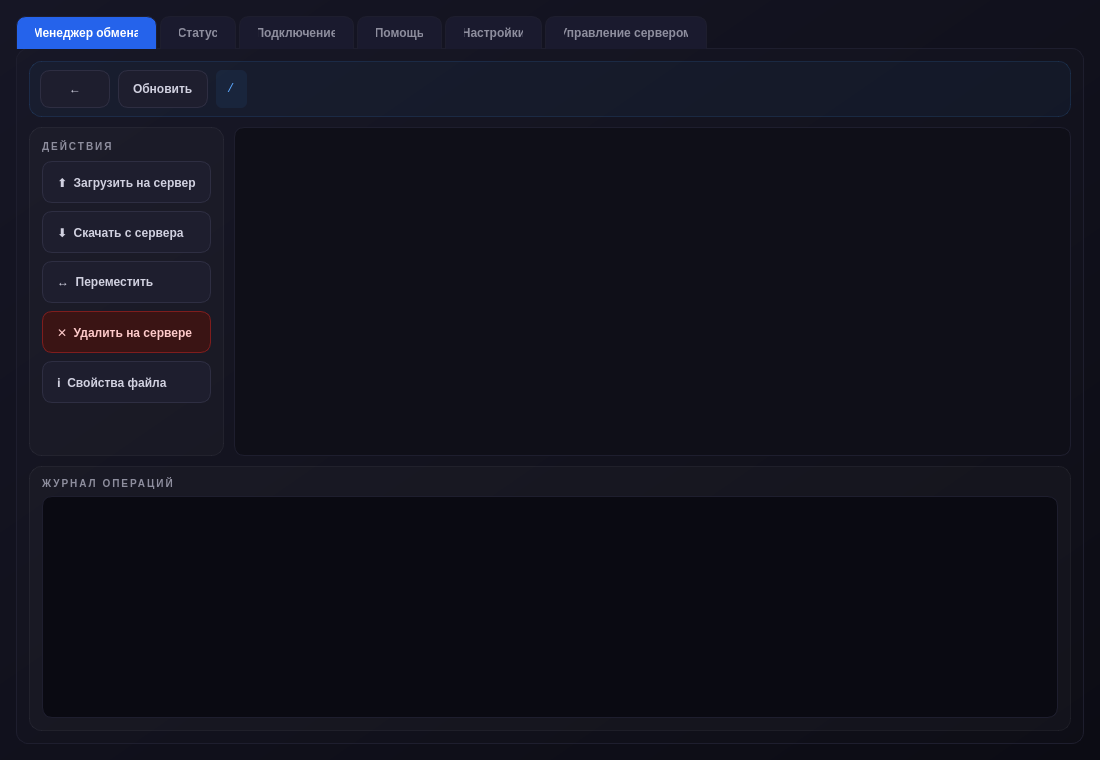
<?xml version="1.0" encoding="UTF-8"?>
<ui version="4.0">
 <class>HTTPserverForm</class>
 <widget class="QWidget" name="HTTPserverForm">
  <property name="geometry">
   <rect>
    <x>0</x>
    <y>0</y>
    <width>1100</width>
    <height>760</height>
   </rect>
  </property>
  <property name="windowTitle">
   <string>ARDA — Управление сервером</string>
  </property>
  <property name="styleSheet">
   <string notr="true">
    QWidget#HTTPserverForm {
        background: qlineargradient(x1:0, y1:0, x2:1, y2:1, stop:0 #161625, stop:1 #0c0c14);
        font-family: "Segoe UI", sans-serif;
        font-size: 10pt;
        color: #d1d1e0;
    }

    QFrame#topBar      { background-color: rgba(51,144,236,0.05); border: 1px solid rgba(51,144,236,0.15); border-radius: 12px; }
    QFrame#actionsPanel{ background-color: rgba(255,255,255,0.02); border: 1px solid rgba(255,255,255,0.05); border-radius: 12px; }
    QFrame#logPanel    { background-color: rgba(255,255,255,0.02); border: 1px solid rgba(255,255,255,0.05); border-radius: 12px; }
    QFrame#statusCard  { background-color: rgba(34,197,94,0.05);  border: 1px solid rgba(34,197,94,0.15);  border-radius: 14px; }
    QFrame#progressCard{ background-color: rgba(255,255,255,0.02); border: 1px solid rgba(255,255,255,0.05); border-radius: 14px; }
    QFrame#connectionCard { background-color: rgba(51,144,236,0.04); border: 1px solid rgba(51,144,236,0.15); border-radius: 14px; }
    QFrame#helpCard    { background-color: rgba(255,255,255,0.02); border: 1px solid rgba(255,255,255,0.05); border-radius: 14px; }
    QFrame#registerCard{ background-color: rgba(168,85,247,0.04);  border: 1px solid rgba(168,85,247,0.15);  border-radius: 14px; }
    QFrame#settingsCard{ background-color: rgba(255,255,255,0.02); border: 1px solid rgba(255,255,255,0.05); border-radius: 14px; }
    QFrame#managerCard { background-color: rgba(245,158,11,0.04);  border: 1px solid rgba(245,158,11,0.15);  border-radius: 14px; }

    QLabel#labelSection1 { color:#5ba8ff; font-size:11px; font-weight:700; letter-spacing:2px; }
    QLabel#labelSection2 { color:#c084fc; font-size:11px; font-weight:700; letter-spacing:2px; }
    QLabel#labelSection3 { color:#4ade80; font-size:11px; font-weight:700; letter-spacing:2px; }
    QLabel#labelSection4 { color:#fbbf24; font-size:11px; font-weight:700; letter-spacing:2px; }
    QLabel#labelHint     { color:#8e8e9e; font-size:10pt; }

    QLabel#labelStatusValue { color:#ffffff; font-size:16pt; font-weight:700; }
    QLabel#labelStatusRights{ color:#8e8e9e; font-size:10pt; }
    QLabel#labelServerCurrentPath {
        color:#5ba8ff;
        font-family: Consolas, monospace;
        padding: 4px 8px;
        background: rgba(51,144,236,0.08);
        border-radius: 6px;
    }

    QPushButton {
        background-color: #1e1e2e;
        border: 1px solid #2e2e42;
        border-radius: 10px;
        color: #d1d1e0;
        font-weight: 600;
        padding: 10px 14px;
        text-align: left;
        min-height: 20px;
    }
    QPushButton:hover   { background-color: #252538; color: #ffffff; }
    QPushButton:pressed { background-color: #1a1a28; }
    QPushButton:disabled{ color: #555566; background-color: #151520; }

    QPushButton#btnBackDir { padding: 8px 14px; min-width: 40px; text-align:center; }
    QPushButton#btnUpdate  { padding: 8px 14px; }

    QPushButton#btnDeleteServer {
        background-color:#3a1414; border:1px solid #7f1d1d; color:#fecaca;
    }
    QPushButton#btnDeleteServer:hover { background-color:#7f1d1d; color:#ffffff; }

    QPushButton#pushButton,
    QPushButton#btnRegestration {
        background-color:#2563eb; border:1px solid #3b82f6; color:#ffffff; text-align:center;
    }
    QPushButton#pushButton:hover,
    QPushButton#btnRegestration:hover { background-color:#3b82f6; }

    QLineEdit, QComboBox {
        background-color: #0f0f18;
        border: 1px solid #2e2e42;
        border-radius: 8px;
        padding: 8px 10px;
        color: #e0e0e0;
        selection-background-color: #2563eb;
        selection-color: #ffffff;
    }
    QLineEdit:focus, QComboBox:focus { border: 1px solid #3390EC; }

    QTextEdit {
        background-color: #0a0a12;
        border: 1px solid #1e1e2e;
        border-radius: 10px;
        padding: 8px;
        color: #a8f0a8;
        font-family: "Consolas", "Courier New", monospace;
        font-size: 10pt;
        selection-background-color: #2563eb;
    }

    QTreeView {
        background-color: #0f0f18;
        border: 1px solid #1e1e2e;
        border-radius: 10px;
        padding: 4px;
        alternate-background-color: #131320;
        selection-background-color: #2563eb;
        selection-color: #ffffff;
        outline: none;
    }
    QTreeView::item { padding: 4px 6px; border-radius: 6px; }
    QTreeView::item:hover { background-color: #1a1a2e; }
    QTreeView::item:selected { background-color: #2563eb; color: #ffffff; }

    QHeaderView::section {
        background-color: #1a1a2e;
        color: #8e8e9e;
        border: none;
        border-bottom: 1px solid #2e2e42;
        padding: 6px 8px;
        font-weight: 700;
    }

    QProgressBar {
        border: 1px solid #2e2e42;
        border-radius: 8px;
        text-align: center;
        background-color: #0f0f18;
        color: #d1d1e0;
        min-height: 22px;
    }
    QProgressBar::chunk {
        background: qlineargradient(x1:0, y1:0, x2:1, y2:0, stop:0 #2563eb, stop:1 #60a5fa);
        border-radius: 7px;
    }

    QTabWidget::pane {
        border: 1px solid #1e1e2e;
        border-radius: 12px;
        background-color: rgba(255, 255, 255, 0.01);
        top: -1px;
    }
    QTabBar::tab {
        background-color: #1a1a2e;
        color: #8e8e9e;
        border: 1px solid #1e1e2e;
        border-bottom: none;
        border-top-left-radius: 10px;
        border-top-right-radius: 10px;
        padding: 9px 18px;
        margin-right: 3px;
        font-weight: 600;
    }
    QTabBar::tab:selected { background-color: #2563eb; color: #ffffff; }
    QTabBar::tab:hover:!selected { background-color: #252540; color: #d1d1e0; }

    QCheckBox { color: #d1d1e0; spacing: 8px; }
    QCheckBox::indicator {
        width: 18px; height: 18px;
        border: 1px solid #2e2e42;
        border-radius: 5px;
        background-color: #0f0f18;
    }
    QCheckBox::indicator:checked {
        background-color: #2563eb;
        border: 1px solid #3b82f6;
    }
   </string>
  </property>

  <layout class="QVBoxLayout" name="rootLayout">
   <property name="leftMargin"><number>16</number></property>
   <property name="topMargin"><number>16</number></property>
   <property name="rightMargin"><number>16</number></property>
   <property name="bottomMargin"><number>16</number></property>
   <property name="spacing"><number>12</number></property>

   <item>
    <widget class="QTabWidget" name="tabWidget">
     <property name="currentIndex"><number>0</number></property>

     <!-- ================= МЕНЕДЖЕР ОБМЕНА ================= -->
     <widget class="QWidget" name="tab_Main">
      <attribute name="title"><string>Менеджер обмена</string></attribute>

      <layout class="QVBoxLayout" name="tabMainLayout">
       <property name="leftMargin"><number>12</number></property>
       <property name="topMargin"><number>12</number></property>
       <property name="rightMargin"><number>12</number></property>
       <property name="bottomMargin"><number>12</number></property>
       <property name="spacing"><number>10</number></property>

       <item>
        <widget class="QFrame" name="topBar">
         <layout class="QHBoxLayout" name="topBarLayout">
          <property name="leftMargin"><number>10</number></property>
          <property name="topMargin"><number>8</number></property>
          <property name="rightMargin"><number>10</number></property>
          <property name="bottomMargin"><number>8</number></property>
          <property name="spacing"><number>8</number></property>

          <item>
           <widget class="QPushButton" name="btnBackDir">
            <property name="text"><string>←</string></property>
            <property name="toolTip"><string>Перейти в прошлую директорию</string></property>
           </widget>
          </item>
          <item>
           <widget class="QPushButton" name="btnUpdate">
            <property name="text"><string>Обновить</string></property>
            <property name="toolTip"><string>Обновить список файлов</string></property>
           </widget>
          </item>
          <item>
           <widget class="QLabel" name="labelServerCurrentPath">
            <property name="text"><string>/</string></property>
           </widget>
          </item>
          <item>
           <spacer name="topBarSpacer">
            <property name="orientation"><enum>Qt::Horizontal</enum></property>
            <property name="sizeHint" stdset="0"><size><width>40</width><height>20</height></size></property>
           </spacer>
          </item>
         </layout>
        </widget>
       </item>

       <item>
        <layout class="QHBoxLayout" name="mainAreaLayout">
         <property name="spacing"><number>10</number></property>

         <item>
          <widget class="QFrame" name="actionsPanel">
           <property name="minimumWidth"><number>210</number></property>
           <property name="maximumWidth"><number>230</number></property>
           <layout class="QVBoxLayout" name="actionsLayout">
            <property name="leftMargin"><number>12</number></property>
            <property name="topMargin"><number>12</number></property>
            <property name="rightMargin"><number>12</number></property>
            <property name="bottomMargin"><number>12</number></property>
            <property name="spacing"><number>8</number></property>

            <item>
             <widget class="QLabel" name="labelActionsTitle">
              <property name="text"><string>ДЕЙСТВИЯ</string></property>
              <property name="styleSheet"><string notr="true">color:#8e8e9e; font-size:10px; font-weight:700; letter-spacing:2px;</string></property>
             </widget>
            </item>
            <item>
             <widget class="QPushButton" name="btnUpload">
              <property name="text"><string>⬆  Загрузить на сервер</string></property>
              <property name="toolTip"><string>Загрузить файл с вашего ПК на сервер</string></property>
             </widget>
            </item>
            <item>
             <widget class="QPushButton" name="btnCopy">
              <property name="text"><string>⬇  Скачать с сервера</string></property>
              <property name="toolTip"><string>Скачать файл с сервера</string></property>
             </widget>
            </item>
            <item>
             <widget class="QPushButton" name="btnMove">
              <property name="text"><string>↔  Переместить</string></property>
              <property name="toolTip"><string>Переместить файл с вашего ПК на сервер с удалением</string></property>
             </widget>
            </item>
            <item>
             <widget class="QPushButton" name="btnDeleteServer">
              <property name="text"><string>✕  Удалить на сервере</string></property>
              <property name="toolTip"><string>Удалить файл на сервере</string></property>
             </widget>
            </item>
            <item>
             <widget class="QPushButton" name="btnViewMetaDataServerFile">
              <property name="text"><string>ℹ  Свойства файла</string></property>
              <property name="toolTip"><string>Просмотр метаданных файла</string></property>
             </widget>
            </item>
            <item>
             <spacer name="actionsSpacer">
              <property name="orientation"><enum>Qt::Vertical</enum></property>
              <property name="sizeHint" stdset="0"><size><width>20</width><height>40</height></size></property>
             </spacer>
            </item>
           </layout>
          </widget>
         </item>

         <item>
          <widget class="QTreeView" name="treeViewServerFS"/>
         </item>
        </layout>
       </item>

       <item>
        <widget class="QFrame" name="logPanel">
         <layout class="QVBoxLayout" name="logLayout">
          <property name="leftMargin"><number>12</number></property>
          <property name="topMargin"><number>10</number></property>
          <property name="rightMargin"><number>12</number></property>
          <property name="bottomMargin"><number>12</number></property>
          <property name="spacing"><number>6</number></property>
          <item>
           <widget class="QLabel" name="labelLogTitle">
            <property name="text"><string>ЖУРНАЛ ОПЕРАЦИЙ</string></property>
            <property name="styleSheet"><string notr="true">color:#8e8e9e; font-size:10px; font-weight:700; letter-spacing:2px;</string></property>
           </widget>
          </item>
          <item>
           <widget class="QTextEdit" name="textEditLogLocal">
            <property name="readOnly"><bool>true</bool></property>
            <property name="minimumHeight"><number>110</number></property>
            <property name="maximumHeight"><number>160</number></property>
           </widget>
          </item>
         </layout>
        </widget>
       </item>
      </layout>
     </widget>

     <!-- ================= СТАТУС ================= -->
     <widget class="QWidget" name="tab_Staus">
      <attribute name="title"><string>Статус</string></attribute>

      <layout class="QVBoxLayout" name="tabStatusLayout">
       <property name="leftMargin"><number>12</number></property>
       <property name="topMargin"><number>12</number></property>
       <property name="rightMargin"><number>12</number></property>
       <property name="bottomMargin"><number>12</number></property>
       <property name="spacing"><number>12</number></property>

       <item>
        <widget class="QFrame" name="statusCard">
         <layout class="QHBoxLayout" name="statusCardLayout">
          <property name="leftMargin"><number>16</number></property>
          <property name="topMargin"><number>14</number></property>
          <property name="rightMargin"><number>16</number></property>
          <property name="bottomMargin"><number>14</number></property>
          <property name="spacing"><number>12</number></property>
          <item>
           <layout class="QVBoxLayout" name="statusTextLayout">
            <property name="spacing"><number>2</number></property>
            <item>
             <widget class="QLabel" name="labelSection3">
              <property name="text"><string>ВАШ СТАТУС</string></property>
             </widget>
            </item>
            <item>
             <widget class="QLabel" name="labelStatusValue">
              <property name="text"><string>Зарегистрирован</string></property>
             </widget>
            </item>
            <item>
             <widget class="QLabel" name="labelStatusRights">
              <property name="text"><string>Права доступа: не определены</string></property>
             </widget>
            </item>
           </layout>
          </item>
          <item>
           <spacer name="statusSpacer">
            <property name="orientation"><enum>Qt::Horizontal</enum></property>
            <property name="sizeHint" stdset="0"><size><width>40</width><height>20</height></size></property>
           </spacer>
          </item>
         </layout>
        </widget>
       </item>

       <item>
        <widget class="QFrame" name="progressCard">
         <layout class="QGridLayout" name="progressGrid">
          <property name="leftMargin"><number>16</number></property>
          <property name="topMargin"><number>16</number></property>
          <property name="rightMargin"><number>16</number></property>
          <property name="bottomMargin"><number>16</number></property>
          <property name="horizontalSpacing"><number>24</number></property>
          <property name="verticalSpacing"><number>12</number></property>

          <item row="0" column="0">
           <widget class="QLabel" name="labelUploadHeader">
            <property name="text"><string>ВЫГРУЗКА НА СЕРВЕР</string></property>
            <property name="styleSheet"><string notr="true">color:#5ba8ff; font-size:10px; font-weight:700; letter-spacing:2px;</string></property>
           </widget>
          </item>
          <item row="1" column="0">
           <widget class="QProgressBar" name="progressBarUploadOne">
            <property name="value"><number>0</number></property>
           </widget>
          </item>
          <item row="2" column="0">
           <widget class="QProgressBar" name="progressBarUploadTwo">
            <property name="value"><number>0</number></property>
           </widget>
          </item>
          <item row="3" column="0">
           <widget class="QProgressBar" name="progressBarUploadThree">
            <property name="value"><number>0</number></property>
           </widget>
          </item>

          <item row="0" column="1">
           <widget class="QLabel" name="labelDownloadHeader">
            <property name="text"><string>ВЫГРУЗКА С СЕРВЕРА</string></property>
            <property name="styleSheet"><string notr="true">color:#c084fc; font-size:10px; font-weight:700; letter-spacing:2px;</string></property>
           </widget>
          </item>
          <item row="1" column="1">
           <widget class="QProgressBar" name="progressBarDownloadOne">
            <property name="value"><number>0</number></property>
           </widget>
          </item>
          <item row="2" column="1">
           <widget class="QProgressBar" name="progressBarDownloadTwo">
            <property name="value"><number>0</number></property>
           </widget>
          </item>
          <item row="3" column="1">
           <widget class="QProgressBar" name="progressBarDownloadThree">
            <property name="value"><number>0</number></property>
           </widget>
          </item>
         </layout>
        </widget>
       </item>

       <item>
        <spacer name="statusBottomSpacer">
         <property name="orientation"><enum>Qt::Vertical</enum></property>
         <property name="sizeHint" stdset="0"><size><width>20</width><height>40</height></size></property>
        </spacer>
       </item>
      </layout>
     </widget>

     <!-- ================= ПОДКЛЮЧЕНИЕ ================= -->
     <widget class="QWidget" name="tab_Data">
      <attribute name="title"><string>Подключение</string></attribute>

      <layout class="QVBoxLayout" name="tabDataLayout">
       <property name="leftMargin"><number>12</number></property>
       <property name="topMargin"><number>12</number></property>
       <property name="rightMargin"><number>12</number></property>
       <property name="bottomMargin"><number>12</number></property>
       <property name="spacing"><number>12</number></property>

       <item>
        <widget class="QFrame" name="connectionCard">
         <layout class="QVBoxLayout" name="connectionLayout">
          <property name="leftMargin"><number>20</number></property>
          <property name="topMargin"><number>18</number></property>
          <property name="rightMargin"><number>20</number></property>
          <property name="bottomMargin"><number>18</number></property>
          <property name="spacing"><number>8</number></property>

          <item>
           <widget class="QLabel" name="labelConnTitle">
            <property name="text"><string>ПОДКЛЮЧЕНИЕ К СЕРВЕРУ</string></property>
            <property name="styleSheet"><string notr="true">color:#5ba8ff; font-size:11px; font-weight:700; letter-spacing:2px;</string></property>
           </widget>
          </item>

          <item><widget class="QLabel" name="labelHintIP"><property name="text"><string>IP-адрес</string></property><property name="styleSheet"><string notr="true">color:#8e8e9e; font-size:10pt;</string></property></widget></item>
          <item><widget class="QLineEdit" name="lineEditIP"><property name="placeholderText"><string>Например: 192.168.1.100</string></property></widget></item>

          <item><widget class="QLabel" name="labelHintPort"><property name="text"><string>Порт (необязательно)</string></property><property name="styleSheet"><string notr="true">color:#8e8e9e; font-size:10pt;</string></property></widget></item>
          <item><widget class="QLineEdit" name="lineEditPort"><property name="placeholderText"><string>По умолчанию 443</string></property></widget></item>

          <item><widget class="QLabel" name="labelHintLogin"><property name="text"><string>Логин администратора</string></property><property name="styleSheet"><string notr="true">color:#8e8e9e; font-size:10pt;</string></property></widget></item>
          <item><widget class="QLineEdit" name="lineEditLogin"><property name="placeholderText"><string>admin</string></property></widget></item>

          <item><widget class="QLabel" name="labelHintPassword"><property name="text"><string>Пароль</string></property><property name="styleSheet"><string notr="true">color:#8e8e9e; font-size:10pt;</string></property></widget></item>
          <item><widget class="QLineEdit" name="lineEditPassword"><property name="echoMode"><enum>QLineEdit::Password</enum></property><property name="placeholderText"><string>••••••••</string></property></widget></item>

          <item>
           <spacer name="connSpacer">
            <property name="orientation"><enum>Qt::Vertical</enum></property>
            <property name="sizeHint" stdset="0"><size><width>20</width><height>10</height></size></property>
           </spacer>
          </item>

          <item>
           <layout class="QHBoxLayout" name="connButtonLayout">
            <item>
             <spacer name="connButtonSpacer">
              <property name="orientation"><enum>Qt::Horizontal</enum></property>
              <property name="sizeHint" stdset="0"><size><width>40</width><height>20</height></size></property>
             </spacer>
            </item>
            <item>
             <widget class="QPushButton" name="pushButton">
              <property name="text"><string>Подключиться</string></property>
              <property name="minimumWidth"><number>180</number></property>
             </widget>
            </item>
           </layout>
          </item>
         </layout>
        </widget>
       </item>
      </layout>
     </widget>

     <!-- ================= ПОМОЩЬ ================= -->
     <widget class="QWidget" name="tab_Help">
      <attribute name="title"><string>Помощь</string></attribute>

      <layout class="QVBoxLayout" name="tabHelpLayout">
       <property name="leftMargin"><number>12</number></property>
       <property name="topMargin"><number>12</number></property>
       <property name="rightMargin"><number>12</number></property>
       <property name="bottomMargin"><number>12</number></property>
       <property name="spacing"><number>12</number></property>

       <item>
        <layout class="QHBoxLayout" name="helpRow">
         <property name="spacing"><number>12</number></property>

         <item>
          <widget class="QFrame" name="helpCard">
           <layout class="QVBoxLayout" name="helpCardLayout">
            <property name="leftMargin"><number>16</number></property>
            <property name="topMargin"><number>16</number></property>
            <property name="rightMargin"><number>16</number></property>
            <property name="bottomMargin"><number>16</number></property>
            <property name="spacing"><number>10</number></property>

            <item>
             <widget class="QLabel" name="labelHelpTitle">
              <property name="text"><string>ОСНОВНЫЕ ПРАВИЛА</string></property>
              <property name="styleSheet"><string notr="true">color:#5ba8ff; font-size:11px; font-weight:700; letter-spacing:2px;</string></property>
             </widget>
            </item>
            <item>
             <widget class="QLabel" name="labeliInfo">
              <property name="text"><string>&lt;b&gt;1. Передача файлов&lt;/b&gt;&lt;br&gt;1.1 Используйте передачу файлов только при работающем интернете и запущенном сервере.&lt;br&gt;1.2 Файлы более 100 МБ загружаются в многопоточном режиме.&lt;br&gt;&lt;br&gt;&lt;b&gt;2. Рекомендации&lt;/b&gt;&lt;br&gt;2.1 Делайте резервные копии важных данных.&lt;br&gt;2.2 Не скачивайте нежелательное ПО.&lt;br&gt;2.3 Не сообщайте никому порт сервера.&lt;br&gt;&lt;br&gt;&lt;b&gt;3. Права доступа&lt;/b&gt;&lt;br&gt;0 — Наблюдатель&lt;br&gt;1 — Преподаватель&lt;br&gt;2 — Повышенный пользователь&lt;br&gt;3 — Администратор</string></property>
              <property name="wordWrap"><bool>true</bool></property>
              <property name="textFormat"><enum>Qt::RichText</enum></property>
              <property name="styleSheet"><string notr="true">color:#d1d1e0; font-size:10pt;</string></property>
             </widget>
            </item>
           </layout>
          </widget>
         </item>

         <item>
          <widget class="QFrame" name="registerCard">
           <property name="minimumWidth"><number>320</number></property>
           <property name="maximumWidth"><number>360</number></property>
           <layout class="QVBoxLayout" name="registerLayout">
            <property name="leftMargin"><number>16</number></property>
            <property name="topMargin"><number>16</number></property>
            <property name="rightMargin"><number>16</number></property>
            <property name="bottomMargin"><number>16</number></property>
            <property name="spacing"><number>8</number></property>

            <item>
             <widget class="QLabel" name="labelRegTitle">
              <property name="text"><string>РЕГИСТРАЦИЯ</string></property>
              <property name="styleSheet"><string notr="true">color:#c084fc; font-size:11px; font-weight:700; letter-spacing:2px;</string></property>
             </widget>
            </item>

            <item><widget class="QLabel" name="labelRegHintLogin"><property name="text"><string>Логин</string></property><property name="styleSheet"><string notr="true">color:#8e8e9e; font-size:10pt;</string></property></widget></item>
            <item><widget class="QLineEdit" name="lineEditLoginRegister"><property name="placeholderText"><string>Придумайте логин</string></property></widget></item>

            <item><widget class="QLabel" name="labelRegHintPass"><property name="text"><string>Пароль</string></property><property name="styleSheet"><string notr="true">color:#8e8e9e; font-size:10pt;</string></property></widget></item>
            <item><widget class="QLineEdit" name="lineEditPasswordRegister"><property name="echoMode"><enum>QLineEdit::Password</enum></property><property name="placeholderText"><string>••••••••</string></property></widget></item>

            <item><widget class="QLabel" name="labelRegHintRights"><property name="text"><string>Запрашиваемые права</string></property><property name="styleSheet"><string notr="true">color:#8e8e9e; font-size:10pt;</string></property></widget></item>
            <item>
             <widget class="QComboBox" name="comboBoxPermisionRegister">
              <property name="currentIndex"><number>0</number></property>
              <item><property name="text"><string>0 — Наблюдатель</string></property></item>
              <item><property name="text"><string>1 — Преподаватель</string></property></item>
              <item><property name="text"><string>2 — Повышенный пользователь</string></property></item>
              <item><property name="text"><string>3 — Администратор</string></property></item>
             </widget>
            </item>

            <item>
             <widget class="QLabel" name="labelRegHintInfo">
              <property name="text"><string>После генерации логина передайте его в ИТ-отдел для выдачи прав.</string></property>
              <property name="wordWrap"><bool>true</bool></property>
              <property name="styleSheet"><string notr="true">color:#6c6c80; font-size:9pt; padding-top: 4px;</string></property>
             </widget>
            </item>

            <item>
             <spacer name="regSpacer">
              <property name="orientation"><enum>Qt::Vertical</enum></property>
              <property name="sizeHint" stdset="0"><size><width>20</width><height>10</height></size></property>
             </spacer>
            </item>

            <item>
             <widget class="QPushButton" name="btnRegestration">
              <property name="text"><string>Зарегистрироваться</string></property>
              <property name="minimumHeight"><number>38</number></property>
             </widget>
            </item>
           </layout>
          </widget>
         </item>
        </layout>
       </item>
      </layout>
     </widget>

     <!-- ================= НАСТРОЙКИ ================= -->
     <widget class="QWidget" name="tab_Settings">
      <attribute name="title"><string>Настройки</string></attribute>

      <layout class="QVBoxLayout" name="tabSettingsLayout">
       <property name="leftMargin"><number>12</number></property>
       <property name="topMargin"><number>12</number></property>
       <property name="rightMargin"><number>12</number></property>
       <property name="bottomMargin"><number>12</number></property>
       <property name="spacing"><number>12</number></property>

       <item>
        <widget class="QFrame" name="settingsCard">
         <layout class="QVBoxLayout" name="settingsLayout">
          <property name="leftMargin"><number>20</number></property>
          <property name="topMargin"><number>18</number></property>
          <property name="rightMargin"><number>20</number></property>
          <property name="bottomMargin"><number>18</number></property>
          <property name="spacing"><number>12</number></property>

          <item>
           <widget class="QLabel" name="labelSettingsTitle">
            <property name="text"><string>НАСТРОЙКИ ОБНОВЛЕНИЯ</string></property>
            <property name="styleSheet"><string notr="true">color:#5ba8ff; font-size:11px; font-weight:700; letter-spacing:2px;</string></property>
           </widget>
          </item>

          <item>
           <widget class="QCheckBox" name="checkBox">
            <property name="text"><string>Автоматическое обновление списка файлов</string></property>
            <property name="checked"><bool>true</bool></property>
           </widget>
          </item>

          <item>
           <layout class="QHBoxLayout" name="intervalLayout">
            <property name="spacing"><number>8</number></property>
            <item><widget class="QLabel" name="labelIntervalHint"><property name="text"><string>Интервал обновления:</string></property><property name="styleSheet"><string notr="true">color:#8e8e9e; font-size:10pt;</string></property></widget></item>
            <item><widget class="QLineEdit" name="lineEdit"><property name="text"><string>5</string></property><property name="maximumWidth"><number>80</number></property><property name="alignment"><set>Qt::AlignCenter</set></property></widget></item>
            <item><widget class="QLabel" name="labelIntervalUnit"><property name="text"><string>секунд</string></property><property name="styleSheet"><string notr="true">color:#8e8e9e; font-size:10pt;</string></property></widget></item>
            <item><spacer name="intervalSpacer"><property name="orientation"><enum>Qt::Horizontal</enum></property><property name="sizeHint" stdset="0"><size><width>40</width><height>20</height></size></property></spacer></item>
           </layout>
          </item>

          <item>
           <widget class="QLabel" name="labelSettingsTitle2">
            <property name="text"><string>ЗАГРУЗКА ФАЙЛОВ</string></property>
            <property name="styleSheet"><string notr="true">color:#c084fc; font-size:11px; font-weight:700; letter-spacing:2px; padding-top: 8px;</string></property>
           </widget>
          </item>

          <item>
           <widget class="QCheckBox" name="checkBox_2">
            <property name="text"><string>Многопоточная загрузка больших файлов</string></property>
            <property name="checked"><bool>true</bool></property>
           </widget>
          </item>

          <item>
           <layout class="QHBoxLayout" name="threadLayout">
            <property name="spacing"><number>8</number></property>
            <item><widget class="QLabel" name="labelThreadHint"><property name="text"><string>Применять для файлов более</string></property><property name="styleSheet"><string notr="true">color:#8e8e9e; font-size:10pt;</string></property></widget></item>
            <item><widget class="QLineEdit" name="lineEdit_2"><property name="text"><string>100</string></property><property name="maximumWidth"><number>90</number></property><property name="alignment"><set>Qt::AlignCenter</set></property></widget></item>
            <item><widget class="QLabel" name="labelThreadUnit"><property name="text"><string>МБ</string></property><property name="styleSheet"><string notr="true">color:#8e8e9e; font-size:10pt;</string></property></widget></item>
            <item><spacer name="threadSpacer"><property name="orientation"><enum>Qt::Horizontal</enum></property><property name="sizeHint" stdset="0"><size><width>40</width><height>20</height></size></property></spacer></item>
           </layout>
          </item>

          <item>
           <spacer name="settingsBottomSpacer">
            <property name="orientation"><enum>Qt::Vertical</enum></property>
            <property name="sizeHint" stdset="0"><size><width>20</width><height>40</height></size></property>
           </spacer>
          </item>
         </layout>
        </widget>
       </item>
      </layout>
     </widget>

     <!-- ================= УПРАВЛЕНИЕ СЕРВЕРОМ ================= -->
     <widget class="QWidget" name="tab_ManagerServer">
      <attribute name="title"><string>Управление сервером</string></attribute>

      <layout class="QVBoxLayout" name="tabManagerLayout">
       <property name="leftMargin"><number>12</number></property>
       <property name="topMargin"><number>12</number></property>
       <property name="rightMargin"><number>12</number></property>
       <property name="bottomMargin"><number>12</number></property>
       <property name="spacing"><number>12</number></property>

       <item>
        <widget class="QFrame" name="managerCard">
         <layout class="QVBoxLayout" name="managerLayout">
          <property name="leftMargin"><number>20</number></property>
          <property name="topMargin"><number>18</number></property>
          <property name="rightMargin"><number>20</number></property>
          <property name="bottomMargin"><number>18</number></property>
          <property name="spacing"><number>10</number></property>

          <item>
           <widget class="QLabel" name="labelManagerTitle">
            <property name="text"><string>УПРАВЛЕНИЕ СЕРВЕРОМ</string></property>
            <property name="styleSheet"><string notr="true">color:#fbbf24; font-size:11px; font-weight:700; letter-spacing:2px;</string></property>
           </widget>
          </item>

          <item>
           <widget class="QLabel" name="labelManagerHint">
            <property name="text"><string>Раздел доступен только пользователям с правами 2 и 3.</string></property>
            <property name="styleSheet"><string notr="true">color:#8e8e9e; font-size:10pt;</string></property>
           </widget>
          </item>

          <item>
           <widget class="QPushButton" name="pushButton_2">
            <property name="text"><string>⟳  Перезагрузить сервер</string></property>
            <property name="minimumHeight"><number>42</number></property>
           </widget>
          </item>

          <item>
           <widget class="QPushButton" name="pushButton_3">
            <property name="text"><string>⬇  Скачать базу логинов</string></property>
            <property name="minimumHeight"><number>42</number></property>
           </widget>
          </item>

          <item>
           <spacer name="managerSpacer">
            <property name="orientation"><enum>Qt::Vertical</enum></property>
            <property name="sizeHint" stdset="0"><size><width>20</width><height>40</height></size></property>
           </spacer>
          </item>
         </layout>
        </widget>
       </item>
      </layout>
     </widget>

    </widget>
   </item>
  </layout>
 </widget>
 <resources/>
 <connections/>
</ui>
